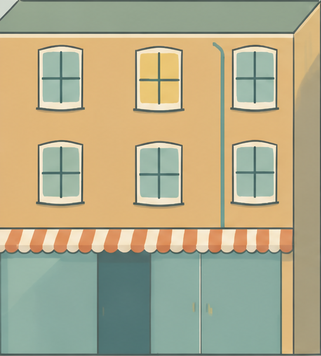
#> input picture assets/generated/painted-bus-v1/corner.png, 321 x 356 px, given in place of hero-walk.png, which was not available
$ python process-painted-bus.py
#> lines starting #> are read from the running program, lines starting #| are printed output that depends on the picture
"""Deterministic cleanup of generated art; never draws replacement artwork."""
import json
import argparse
from collections import deque
from pathlib import Path

import numpy as np
from PIL import Image, ImageDraw

parser = argparse.ArgumentParser(description=__doc__)
parser.add_argument('--source', type=Path, default=Path('output/imagegen/bus-integration-v1'))
parser.add_argument('--output', type=Path, default=Path('assets/generated/painted-bus-v1'))
args = parser.parse_args()
ROOT = args.source.resolve()
DEST = args.output.resolve()
DEST.mkdir(parents=True, exist_ok=True)
REPORT = {}


def keyed(name):
#> called with name = 'hero-walk'
    image = Image.open(ROOT / (name + '.png')).convert('RGBA')
#> image is the input picture: PIL image 321x356 RGBA; mean R, G, B, A 176.8, 170.9, 138.1, 255
    data = np.array(image)
    rgb = data[:, :, :3].astype(float)
    red, green, blue = rgb[:, :, 0], rgb[:, :, 1], rgb[:, :, 2]
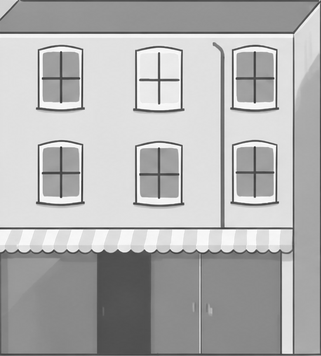
#> red: shape (356, 321) float64; min 43, max 255, mean 176.8
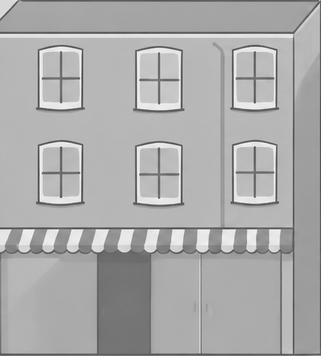
#> green: shape (356, 321) float64; min 69, max 255, mean 170.9
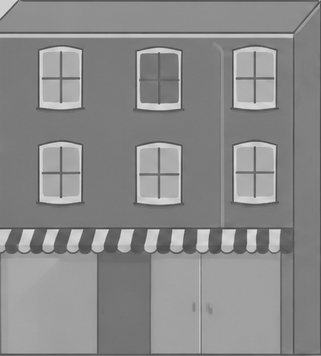
#> blue: shape (356, 321) float64; min 67, max 235, mean 138.1
    pink = (red > 125) & (blue > 100) & (green < np.minimum(red, blue) * .76)
#> pink: shape (356, 321) bool; every value is 0
    data[pink] = 0
    return Image.fromarray(data)


def components(image, count):
#> called with count = 8
    mask = np.array(image.getchannel('A')) > 128
#> mask: shape (356, 321) bool; every value is 1
    height, width = mask.shape
#> height = 356; width = 321
    visited = np.zeros_like(mask)
    found = []
    for y, x in zip(*np.nonzero(mask)):
        if visited[y, x]:
            continue
        queue = deque([(int(x), int(y))])
        visited[y, x] = True
        xmin = xmax = x
        ymin = ymax = y
        area = 0
        while queue:
            px, py = queue.popleft()
            xmin, xmax = min(xmin, px), max(xmax, px)
            ymin, ymax = min(ymin, py), max(ymax, py)
            area += 1
            for nx, ny in ((px-1, py), (px+1, py), (px, py-1), (px, py+1)):
                if 0 <= nx < width and 0 <= ny < height and mask[ny, nx] and not visited[ny, nx]:
                    visited[ny, nx] = True
                    queue.append((nx, ny))
        if area > 250:
            found.append((area, (int(xmin), int(ymin), int(xmax)+1, int(ymax)+1)))
#> this loop made 114276 passes
#> after the loop, found = [(114276, (0, 0, 321, 356))]
    found.sort(reverse=True)
#> (the run stopped early here; a loop or call above may not have finished)
